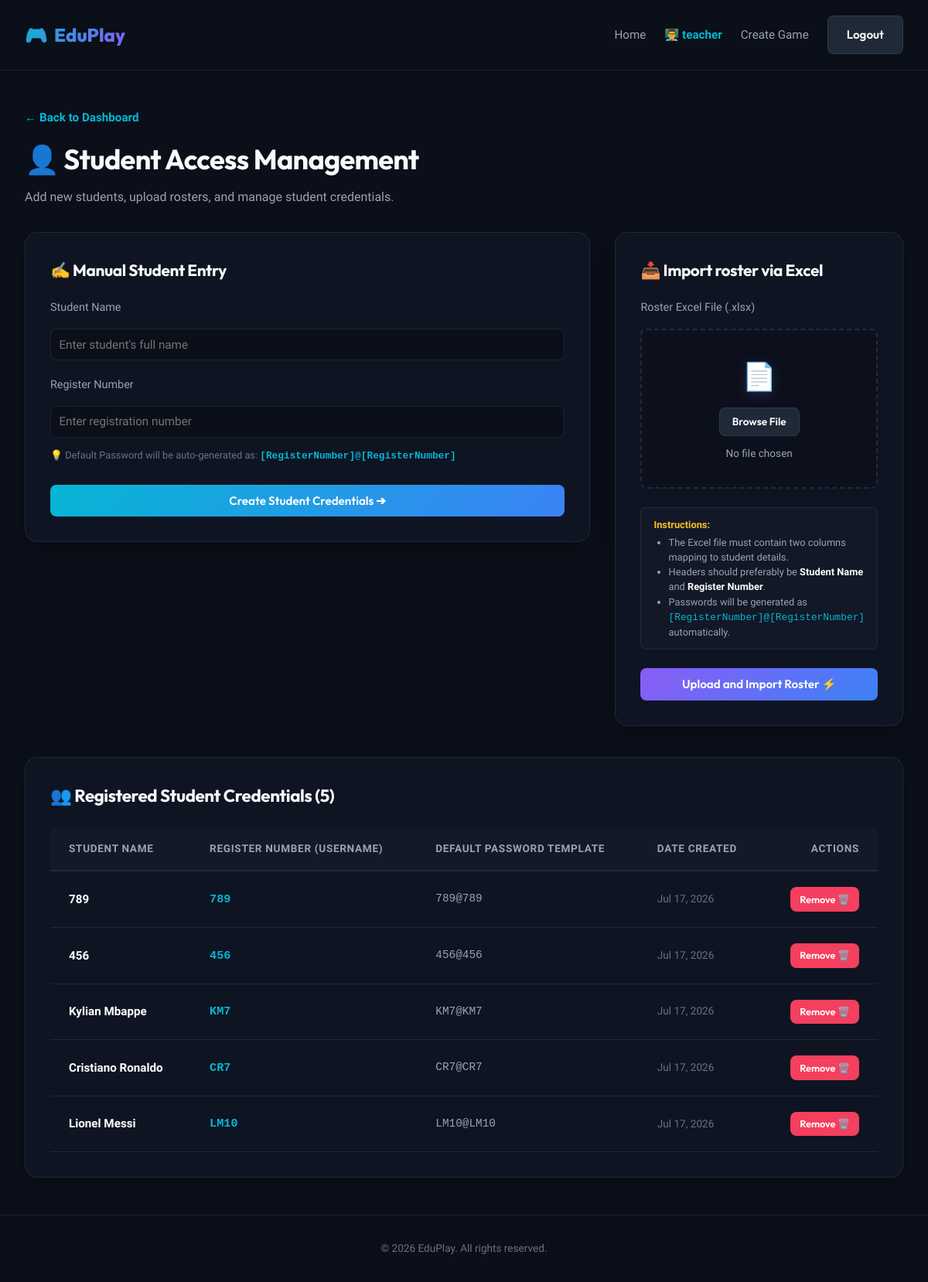
The app's page /teacher/students/manage/ (signed in) with its own data.
### game_core/models.py (models this page shows, shortened)
class User(AbstractUser):
    is_teacher = models.BooleanField(default=False)

class Student(models.Model):
    user = models.OneToOneField(User, on_delete=models.CASCADE, null=True, blank=True, related_name='student_profile')
    name = models.CharField(max_length=150)
    register_number = models.CharField(max_length=50, unique=True)
    email = models.EmailField(blank=True, null=True)
    password = models.CharField(max_length=128, blank=True, null=True)
    created_at = models.DateTimeField(auto_now_add=True)
    can_create_games = models.BooleanField(default=False)

### game_core/views.py (the view, shortened to what this page needs)
# urls.py: path('teacher/students/manage/', views.manage_students, name='manage_students'),
@login_required
def manage_students(request):
    from django.contrib.auth.hashers import make_password
    import openpyxl
    students = Student.objects.all().order_by('-created_at')
    context = {
        'students': students
    }
    return render(request, 'game_core/manage_students.html', context)

### game_core/templates/game_core/manage_students.html (shortened to what this page needs)
{% extends 'base.html' %}
{% block content %}
<div class="fade-in" id="manage-students-dashboard">
    <div class="dashboard-header" style="margin-bottom: 2rem;">
        <div class="dashboard-title">
            <a href="{% url 'teacher_dashboard' %}" style="display: inline-flex; align-items: center; gap: 0.5rem; color: var(--accent-cyan); font-size: 0.95rem; font-weight: 600; margin-bottom: 0.75rem; transition: transform 0.2s ease;" onmouseover="this.style.transform='translateX(-4px)'" onmouseout="this.style.transform='translateX(0)'">
                ← Back to Dashboard
            </a>
            <h1>👤 Student Access Management</h1>
            <p>Add new students, upload rosters, and manage student credentials.</p>
        </div>
    </div>
    <div class="grid-2col" style="margin-bottom: 2.5rem; gap: 2rem;">
        <div class="glass-panel" style="padding: 2rem;">
            <h3 style="margin-bottom: 1.25rem; color: var(--text-primary); font-size: 1.3rem; display: flex; align-items: center; gap: 0.5rem;">
                ✍️ Manual Student Entry
            </h3>
            <form method="POST" action="{% url 'manage_students' %}">
                <div class="form-group" style="margin-bottom: 1.25rem;">
                    <label for="student_name" style="display: block; margin-bottom: 0.5rem; font-size: 0.9rem; color: var(--text-secondary); font-weight: 500;">Student Name</label>
                    <input type="text" name="name" id="student_name" class="form-control" placeholder="Enter student's full name" required style="width: 100%; padding: 0.65rem; border-radius: var(--radius-sm); background: rgba(0,0,0,0.25); border: 1px solid var(--border-color); color: var(--text-primary);">
                </div>
                <div class="form-group" style="margin-bottom: 1.25rem;">
                    <label for="student_reg" style="display: block; margin-bottom: 0.5rem; font-size: 0.9rem; color: var(--text-secondary); font-weight: 500;">Register Number</label>
                    <input type="text" name="register_number" id="student_reg" class="form-control" placeholder="Enter registration number" required style="width: 100%; padding: 0.65rem; border-radius: var(--radius-sm); background: rgba(0,0,0,0.25); border: 1px solid var(--border-color); color: var(--text-primary);">
                    <small style="display: block; margin-top: 0.4rem; color: var(--text-muted); font-size: 0.8rem; line-height: 1.4;">
                        💡 Default Password will be auto-generated as: <code style="color: var(--accent-cyan); font-weight: 600;">[RegisterNumber]@[RegisterNumber]</code>
                    </small>
                </div>
                <button type="submit" class="btn btn-accent" style="width: 100%; font-size: 0.95rem; padding: 0.7rem; margin-top: 0.5rem;">
                    Create Student Credentials ➔
                </button>
            </form>
        </div>
        <div class="glass-panel" style="padding: 2rem;">
            <h3 style="margin-bottom: 1.25rem; color: var(--text-primary); font-size: 1.3rem; display: flex; align-items: center; gap: 0.5rem;">
                📥 Import roster via Excel
            </h3>
            <form method="POST" action="{% url 'manage_students' %}" enctype="multipart/form-data">
                <div class="form-group" style="margin-bottom: 1.5rem;">
                    <label for="excel_file" style="display: block; margin-bottom: 0.5rem; font-size: 0.9rem; color: var(--text-secondary); font-weight: 500;">Roster Excel File (.xlsx)</label>
                    <div style="border: 2px dashed rgba(255, 255, 255, 0.1); border-radius: var(--radius-sm); padding: 2rem; text-align: center; background: rgba(0,0,0,0.15); transition: border-color 0.25s ease;" onmouseover="this.style.borderColor='var(--accent-purple)'" onmouseout="this.style.borderColor='rgba(255,255,255,0.1)'">
                        <label for="excel_file" style="cursor: pointer; display: inline-flex; flex-direction: column; align-items: center; gap: 0.75rem;">
                            <span style="font-size: 2.2rem; filter: drop-shadow(0 4px 8px rgba(139, 92, 246, 0.2));">📄</span>
                            <span class="btn btn-secondary btn-sm" style="padding: 0.4rem 1rem; font-size: 0.85rem;">Browse File</span>
                            <span id="file-chosen-text" style="font-size: 0.85rem; color: var(--text-secondary); font-weight: 500;">No file chosen</span>
                        </label>
                    </div>
                    <div style="margin-top: 1rem; background: rgba(255,255,255,0.02); border: 1px solid var(--border-color); border-radius: var(--radius-sm); padding: 0.75rem 1rem; font-size: 0.8rem; color: var(--text-secondary); line-height: 1.5;">
                        <span style="color: var(--accent-yellow); font-weight: 600;">Instructions:</span>
                        <ul style="margin-left: 1.2rem; margin-top: 0.25rem; list-style-type: disc;">
                            <li>The Excel file must contain two columns mapping to student details.</li>
                            <li>Headers should preferably be <strong style="color: var(--text-primary);">Student Name</strong> and <strong style="color: var(--text-primary);">Register Number</strong>.</li>
                            <li>Passwords will be generated as <code style="color: var(--accent-cyan);">[RegisterNumber]@[RegisterNumber]</code> automatically.</li>
                        </ul>
                    </div>
                </div>
                <button type="submit" class="btn btn-primary" style="width: 100%; font-size: 0.95rem; padding: 0.7rem;">
                    Upload and Import Roster ⚡
                </button>
            </form>
        </div>
    </div>
    <div class="glass-panel" id="student-list-panel" style="margin-top: 2rem;">
        <h3 style="margin-bottom: 1.5rem; font-size: 1.4rem; display: flex; align-items: center; justify-content: space-between;">
            <span>👥 Registered Student Credentials ({{ students|length }})</span>
        </h3>
        {% if students %}
            <div class="table-responsive">
                <table class="custom-table">
                    <thead>
                        <tr>
                            <th>Student Name</th>
                            <th>Register Number (Username)</th>
                            <th>Default Password Template</th>
                            <th>Date Created</th>
                            <th style="text-align: right;">Actions</th>
                        </tr>
                    </thead>
                    <tbody>
                        {% for student in students %}
                            <tr>
                                <td style="font-weight: 600; color: #fff;">{{ student.name }}</td>
                                <td style="font-family: monospace; font-size: 0.95rem; color: var(--accent-cyan); font-weight: 600;">{{ student.register_number }}</td>
                                <td style="font-family: monospace; font-size: 0.9rem; color: var(--text-secondary);">
                                    <code>{{ student.register_number }}@{{ student.register_number }}</code>
                                </td>
                                <td style="font-size: 0.85rem; color: var(--text-muted);">{{ student.created_at|date:"M d, Y" }}</td>
                                <td style="text-align: right;">
                                    <a href="{% url 'delete_student' student.id %}" class="btn btn-danger btn-sm" style="padding: 0.35rem 0.75rem; font-size: 0.8rem;" onclick="return confirm('Are you sure you want to delete student \'{{ student.name|escapejs }}\' and remove all access credentials?');">
                                        Remove 🗑️
                                    </a>
                                </td>
                            </tr>
                        {% endfor %}
                    </tbody>
                </table>
            </div>
        {% endif %}
    </div>
</div>
{% endblock %}

### game_core/templates/base.html (shortened to what this page needs)
{% load static %}
<!DOCTYPE html>
<html lang="en">
<head>
    <link rel="stylesheet" href="{% static 'css/style.css' %}">
</head>
<body class="fade-in">
    <canvas id="confetti-canvas"></canvas>
    <nav class="navbar" id="main-navbar">
        <a href="{% url 'index' %}" class="nav-brand" id="brand-logo">
            <span>🎮</span> EduPlay
        </a>
        <div class="nav-links" id="navbar-links">
            <a href="{% url 'index' %}" class="nav-link">Home</a>
            {% if request.user.is_authenticated %}
            <a href="{% url 'teacher_dashboard' %}" class="nav-link" style="color: var(--accent-cyan); font-weight: 600;">👨‍🏫 {{ request.user.username }}</a>
            <a href="{% url 'create_game_setup' %}" class="nav-link">Create Game</a>
            <a href="{% url 'logout' %}" class="btn btn-secondary btn-sm" id="logout-button">Logout</a>
            {% elif request.session.student_id %}
            <a href="{% url 'student_dashboard' %}" class="nav-link" style="color: var(--accent-purple); font-weight: 600;">🎓 {{ request.session.student_name }}</a>
            <a href="{% url 'logout' %}" class="btn btn-secondary btn-sm" id="logout-button">Logout</a>
            {% else %}
            <a href="{% url 'student_login' %}" class="nav-link">Student Login</a>
            <a href="{% url 'teacher_login' %}" class="btn btn-primary" id="teacher-portal-btn">Teacher Portal</a>
            {% endif %}
        </div>
    </nav>
    <main class="main-content">
        {% block content %}
        {% endblock %}
    </main>
    <footer
        style="padding: 2rem; border-top: 1px solid var(--border-color); text-align: center; color: var(--text-muted); font-size: 0.85rem; margin-top: auto;">
        <p>&copy; 2026 EduPlay. All rights reserved.</p>
    </footer>
</body>
</html>

### game_core/static/css/style.css (style rules this page uses)
:root { --bg-primary: #0b0f19; --bg-secondary: #111827; --bg-tertiary: #1f2937; --text-primary: #f9fafb; --text-secondary: #9ca3af; --text-muted: #6b7280; --accent-purple: #8b5cf6; --accent-blue: #3b82f6; --accent-cyan: #06b6d4; --accent-green: #10b981; --accent-red: #f43f5e; --accent-yellow: #fbbf24; --border-color: rgba(255, 255, 255, 0.08); --glass-bg: rgba(17, 24, 39, 0.7); --glass-border: rgba(255, 255, 255, 0.08); --radius-sm: 8px; --radius-md: 16px; --radius-lg: 24px; --font-heading: 'Outfit', sans-serif; --font-body: 'Plus Jakarta Sans', sans-serif; --shadow-glow-purple: 0 0 20px rgba(139, 92, 246, 0.35); --shadow-glow-cyan: 0 0 20px rgba(6, 182, 212, 0.35); --shadow-glow-green: 0 0 20px rgba(16, 185, 129, 0.35); --shadow-glow-red: 0 0 20px rgba(244, 63, 94, 0.35); --shadow-card: 0 10px 30px -10px rgba(0, 0, 0, 0.5); }
* { margin: 0; padding: 0; box-sizing: border-box; }
body { background-color: var(--bg-primary); color: var(--text-primary); font-family: var(--font-body); min-height: 100vh; display: flex; flex-direction: column; overflow-x: hidden; line-height: 1.6; }
h1, h2, h3, h4, h5, h6 { font-family: var(--font-heading); font-weight: 700; letter-spacing: -0.02em; }
a { color: inherit; text-decoration: none; }
.navbar { background: rgba(11, 15, 25, 0.8); backdrop-filter: blur(16px); -webkit-backdrop-filter: blur(16px); border-bottom: 1px solid var(--border-color); position: sticky; top: 0; z-index: 100; padding: 1.25rem 2rem; display: flex; justify-content: space-between; align-items: center; }
.nav-brand { font-size: 1.5rem; font-weight: 800; font-family: var(--font-heading); background: linear-gradient(135deg, var(--accent-cyan), var(--accent-purple)); -webkit-background-clip: text; -webkit-text-fill-color: transparent; display: flex; align-items: center; gap: 0.5rem; }
.nav-links { display: flex; gap: 1.5rem; align-items: center; }
.nav-link { font-size: 0.95rem; font-weight: 500; color: var(--text-secondary); transition: color 0.2s ease; }
.btn { display: inline-flex; align-items: center; justify-content: center; gap: 0.5rem; padding: 0.75rem 1.5rem; border-radius: var(--radius-sm); font-family: var(--font-heading); font-weight: 600; font-size: 0.95rem; cursor: pointer; transition: all 0.2s ease; border: none; }
.btn-primary { background: linear-gradient(135deg, var(--accent-purple), var(--accent-blue)); color: white; }
.btn-secondary { background: var(--bg-tertiary); color: var(--text-primary); border: 1px solid var(--border-color); }
.btn-accent { background: linear-gradient(135deg, var(--accent-cyan), var(--accent-blue)); color: white; }
.btn-danger { background: var(--accent-red); color: white; }
.main-content { flex: 1; padding: 3rem 2rem; width: 100%; max-width: 1400px; margin: 0 auto; }
.glass-panel { background: var(--glass-bg); border: 1px solid var(--glass-border); backdrop-filter: blur(12px); -webkit-backdrop-filter: blur(12px); border-radius: var(--radius-md); padding: 2rem; box-shadow: var(--shadow-card); }
.dashboard-header { display: flex; justify-content: space-between; align-items: center; margin-bottom: 2.5rem; flex-wrap: wrap; gap: 1.5rem; }
.dashboard-title h1 { font-size: 2.25rem; margin-bottom: 0.5rem; }
.dashboard-title p { color: var(--text-secondary); }
.grid-2col { display: grid; grid-template-columns: 2fr 1fr; gap: 2rem; align-items: start; }
.form-group { margin-bottom: 1.5rem; display: flex; flex-direction: column; gap: 0.5rem; }
.form-group label { font-size: 0.9rem; font-weight: 600; color: var(--text-secondary); }
.form-control { background: rgba(255, 255, 255, 0.03); border: 1px solid var(--border-color); border-radius: var(--radius-sm); padding: 0.75rem 1rem; color: white; font-family: var(--font-body); font-size: 0.95rem; transition: all 0.2s ease; }
.table-responsive { overflow-x: auto; width: 100%; margin-top: 1rem; }
.custom-table { width: 100%; border-collapse: collapse; text-align: left; }
.custom-table th { background: rgba(255, 255, 255, 0.02); border-bottom: 2px solid var(--border-color); padding: 1rem 1.5rem; font-weight: 700; color: var(--text-secondary); font-size: 0.85rem; text-transform: uppercase; letter-spacing: 0.05em; }
.custom-table td { padding: 1.25rem 1.5rem; border-bottom: 1px solid var(--border-color); font-size: 0.95rem; }
.fade-in { animation: fadeIn 0.4s ease-out; }
#confetti-canvas { position: fixed; top: 0; left: 0; width: 100vw; height: 100vh; pointer-events: none; z-index: 9999; }

### records on screen
User: user.username "teacher"
Student: name "789", register_number "789", created_at "Jul 17, 2026"
Student: name "456", register_number "456", created_at "Jul 17, 2026"
Student: name "Kylian Mbappe", register_number "KM7", created_at "Jul 17, 2026"
Student: name "Cristiano Ronaldo", register_number "CR7", created_at "Jul 17, 2026"
Student: name "Lionel Messi", register_number "LM10", created_at "Jul 17, 2026"

### other values on screen
{{ students|length }} "5"
